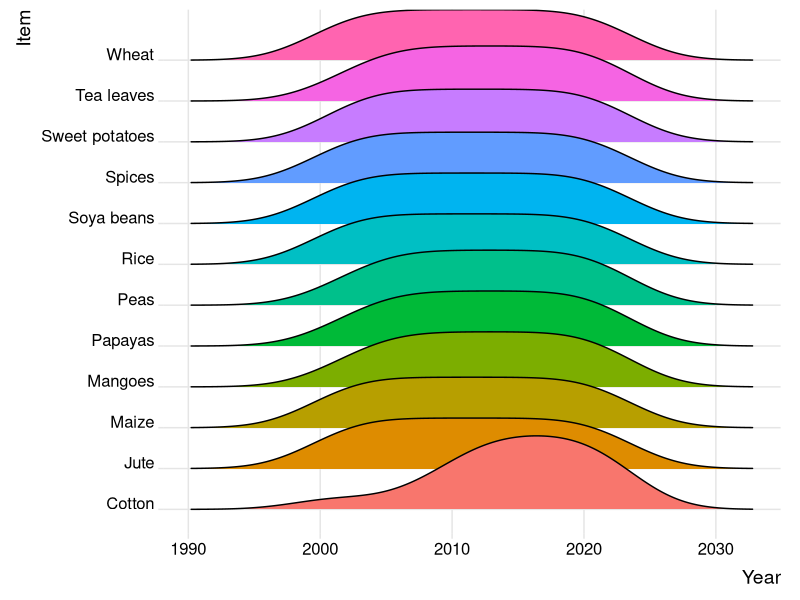
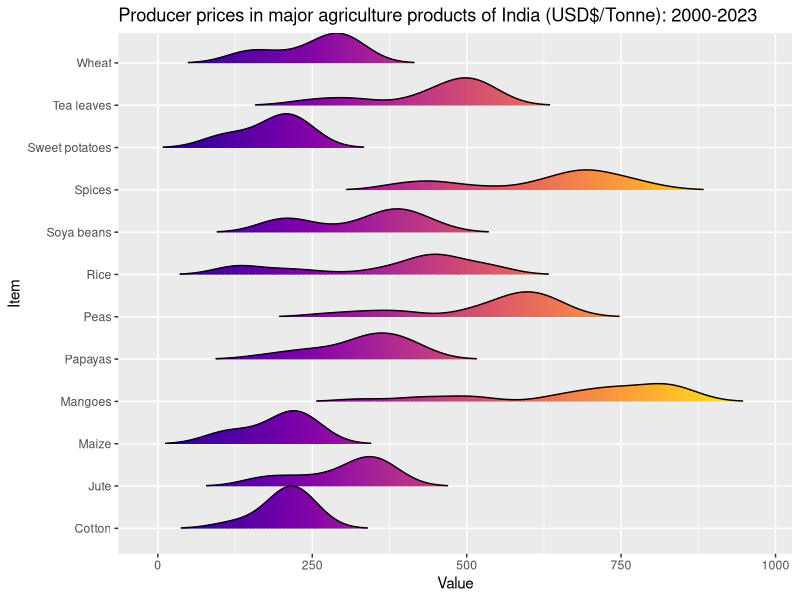

Recreate these plots in R, in order.
# Library
library(ggridges)
library(tidyverse)
library(ggplot2)
library(dplyr)
library(tidyr)
library(forcats)
library(RColorBrewer)
library(viridis)
library(viridisLite)

df <- read_csv("FAOSTAT_Prices.csv")
head(df)

# 1
ggplot(df, aes(x = Year, y = Item, fill = Item)) +
  geom_density_ridges() +
  theme_ridges() +
  theme(legend.position = "none")

# 2
ggplot(df, aes(x = Value, y = Item, fill = after_stat(x))) +
  geom_density_ridges_gradient(scale = 1.0, rel_min_height = 0.01) +
  scale_fill_viridis(option = "C") +
  labs(title = 'Producer prices in major agriculture products of India (USD$/Tonne): 2000-2023') +
    theme(
      legend.position="none",
      panel.spacing = unit(0.1, "lines"),
      strip.text.x = element_text(size = 8)
    )
